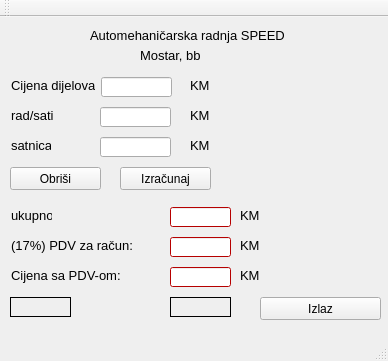
<?xml version="1.0" encoding="UTF-8"?>
<ui version="4.0">
 <class>MainWindow</class>
 <widget class="QMainWindow" name="MainWindow">
  <property name="geometry">
   <rect>
    <x>0</x>
    <y>0</y>
    <width>388</width>
    <height>361</height>
   </rect>
  </property>
  <property name="windowTitle">
   <string>MainWindow</string>
  </property>
  <widget class="QWidget" name="centralWidget">
   <widget class="QLabel" name="label">
    <property name="geometry">
     <rect>
      <x>11</x>
      <y>60</y>
      <width>84</width>
      <height>16</height>
     </rect>
    </property>
    <property name="font">
     <font>
      <pointsize>10</pointsize>
     </font>
    </property>
    <property name="text">
     <string>Cijena dijelova</string>
    </property>
   </widget>
   <widget class="QLabel" name="label_2">
    <property name="geometry">
     <rect>
      <x>11</x>
      <y>90</y>
      <width>44</width>
      <height>16</height>
     </rect>
    </property>
    <property name="font">
     <font>
      <pointsize>10</pointsize>
     </font>
    </property>
    <property name="text">
     <string>rad/sati</string>
    </property>
   </widget>
   <widget class="QLabel" name="label_3">
    <property name="geometry">
     <rect>
      <x>11</x>
      <y>120</y>
      <width>40</width>
      <height>16</height>
     </rect>
    </property>
    <property name="font">
     <font>
      <pointsize>10</pointsize>
     </font>
    </property>
    <property name="text">
     <string>satnica</string>
    </property>
   </widget>
   <widget class="QLabel" name="label_4">
    <property name="geometry">
     <rect>
      <x>11</x>
      <y>190</y>
      <width>41</width>
      <height>16</height>
     </rect>
    </property>
    <property name="font">
     <font>
      <pointsize>10</pointsize>
     </font>
    </property>
    <property name="text">
     <string>ukupno</string>
    </property>
   </widget>
   <widget class="QLabel" name="label_5">
    <property name="geometry">
     <rect>
      <x>11</x>
      <y>220</y>
      <width>141</width>
      <height>16</height>
     </rect>
    </property>
    <property name="font">
     <font>
      <pointsize>10</pointsize>
     </font>
    </property>
    <property name="text">
     <string>(17%) PDV za račun: </string>
    </property>
   </widget>
   <widget class="QLabel" name="label_6">
    <property name="geometry">
     <rect>
      <x>11</x>
      <y>250</y>
      <width>111</width>
      <height>16</height>
     </rect>
    </property>
    <property name="font">
     <font>
      <pointsize>10</pointsize>
     </font>
    </property>
    <property name="text">
     <string>Cijena sa PDV-om:</string>
    </property>
   </widget>
   <widget class="QLineEdit" name="lineEdit">
    <property name="geometry">
     <rect>
      <x>101</x>
      <y>60</y>
      <width>71</width>
      <height>20</height>
     </rect>
    </property>
   </widget>
   <widget class="QLineEdit" name="lineEdit_2">
    <property name="geometry">
     <rect>
      <x>100</x>
      <y>90</y>
      <width>71</width>
      <height>20</height>
     </rect>
    </property>
   </widget>
   <widget class="QLineEdit" name="lineEdit_3">
    <property name="geometry">
     <rect>
      <x>100</x>
      <y>120</y>
      <width>71</width>
      <height>20</height>
     </rect>
    </property>
   </widget>
   <widget class="QLineEdit" name="lineEdit_4">
    <property name="geometry">
     <rect>
      <x>170</x>
      <y>190</y>
      <width>61</width>
      <height>20</height>
     </rect>
    </property>
    <property name="palette">
     <palette>
      <active>
       <colorrole role="WindowText">
        <brush brushstyle="SolidPattern">
         <color alpha="255">
          <red>0</red>
          <green>0</green>
          <blue>0</blue>
         </color>
        </brush>
       </colorrole>
       <colorrole role="Button">
        <brush brushstyle="SolidPattern">
         <color alpha="255">
          <red>255</red>
          <green>0</green>
          <blue>0</blue>
         </color>
        </brush>
       </colorrole>
       <colorrole role="Light">
        <brush brushstyle="SolidPattern">
         <color alpha="255">
          <red>255</red>
          <green>127</green>
          <blue>127</blue>
         </color>
        </brush>
       </colorrole>
       <colorrole role="Midlight">
        <brush brushstyle="SolidPattern">
         <color alpha="255">
          <red>255</red>
          <green>63</green>
          <blue>63</blue>
         </color>
        </brush>
       </colorrole>
       <colorrole role="Dark">
        <brush brushstyle="SolidPattern">
         <color alpha="255">
          <red>127</red>
          <green>0</green>
          <blue>0</blue>
         </color>
        </brush>
       </colorrole>
       <colorrole role="Mid">
        <brush brushstyle="SolidPattern">
         <color alpha="255">
          <red>170</red>
          <green>0</green>
          <blue>0</blue>
         </color>
        </brush>
       </colorrole>
       <colorrole role="Text">
        <brush brushstyle="SolidPattern">
         <color alpha="255">
          <red>0</red>
          <green>0</green>
          <blue>0</blue>
         </color>
        </brush>
       </colorrole>
       <colorrole role="BrightText">
        <brush brushstyle="SolidPattern">
         <color alpha="255">
          <red>255</red>
          <green>255</green>
          <blue>255</blue>
         </color>
        </brush>
       </colorrole>
       <colorrole role="ButtonText">
        <brush brushstyle="SolidPattern">
         <color alpha="255">
          <red>0</red>
          <green>0</green>
          <blue>0</blue>
         </color>
        </brush>
       </colorrole>
       <colorrole role="Base">
        <brush brushstyle="SolidPattern">
         <color alpha="255">
          <red>255</red>
          <green>255</green>
          <blue>255</blue>
         </color>
        </brush>
       </colorrole>
       <colorrole role="Window">
        <brush brushstyle="SolidPattern">
         <color alpha="255">
          <red>255</red>
          <green>0</green>
          <blue>0</blue>
         </color>
        </brush>
       </colorrole>
       <colorrole role="Shadow">
        <brush brushstyle="SolidPattern">
         <color alpha="255">
          <red>0</red>
          <green>0</green>
          <blue>0</blue>
         </color>
        </brush>
       </colorrole>
       <colorrole role="AlternateBase">
        <brush brushstyle="SolidPattern">
         <color alpha="255">
          <red>255</red>
          <green>127</green>
          <blue>127</blue>
         </color>
        </brush>
       </colorrole>
       <colorrole role="ToolTipBase">
        <brush brushstyle="SolidPattern">
         <color alpha="255">
          <red>255</red>
          <green>255</green>
          <blue>220</blue>
         </color>
        </brush>
       </colorrole>
       <colorrole role="ToolTipText">
        <brush brushstyle="SolidPattern">
         <color alpha="255">
          <red>0</red>
          <green>0</green>
          <blue>0</blue>
         </color>
        </brush>
       </colorrole>
      </active>
      <inactive>
       <colorrole role="WindowText">
        <brush brushstyle="SolidPattern">
         <color alpha="255">
          <red>0</red>
          <green>0</green>
          <blue>0</blue>
         </color>
        </brush>
       </colorrole>
       <colorrole role="Button">
        <brush brushstyle="SolidPattern">
         <color alpha="255">
          <red>255</red>
          <green>0</green>
          <blue>0</blue>
         </color>
        </brush>
       </colorrole>
       <colorrole role="Light">
        <brush brushstyle="SolidPattern">
         <color alpha="255">
          <red>255</red>
          <green>127</green>
          <blue>127</blue>
         </color>
        </brush>
       </colorrole>
       <colorrole role="Midlight">
        <brush brushstyle="SolidPattern">
         <color alpha="255">
          <red>255</red>
          <green>63</green>
          <blue>63</blue>
         </color>
        </brush>
       </colorrole>
       <colorrole role="Dark">
        <brush brushstyle="SolidPattern">
         <color alpha="255">
          <red>127</red>
          <green>0</green>
          <blue>0</blue>
         </color>
        </brush>
       </colorrole>
       <colorrole role="Mid">
        <brush brushstyle="SolidPattern">
         <color alpha="255">
          <red>170</red>
          <green>0</green>
          <blue>0</blue>
         </color>
        </brush>
       </colorrole>
       <colorrole role="Text">
        <brush brushstyle="SolidPattern">
         <color alpha="255">
          <red>0</red>
          <green>0</green>
          <blue>0</blue>
         </color>
        </brush>
       </colorrole>
       <colorrole role="BrightText">
        <brush brushstyle="SolidPattern">
         <color alpha="255">
          <red>255</red>
          <green>255</green>
          <blue>255</blue>
         </color>
        </brush>
       </colorrole>
       <colorrole role="ButtonText">
        <brush brushstyle="SolidPattern">
         <color alpha="255">
          <red>0</red>
          <green>0</green>
          <blue>0</blue>
         </color>
        </brush>
       </colorrole>
       <colorrole role="Base">
        <brush brushstyle="SolidPattern">
         <color alpha="255">
          <red>255</red>
          <green>255</green>
          <blue>255</blue>
         </color>
        </brush>
       </colorrole>
       <colorrole role="Window">
        <brush brushstyle="SolidPattern">
         <color alpha="255">
          <red>255</red>
          <green>0</green>
          <blue>0</blue>
         </color>
        </brush>
       </colorrole>
       <colorrole role="Shadow">
        <brush brushstyle="SolidPattern">
         <color alpha="255">
          <red>0</red>
          <green>0</green>
          <blue>0</blue>
         </color>
        </brush>
       </colorrole>
       <colorrole role="AlternateBase">
        <brush brushstyle="SolidPattern">
         <color alpha="255">
          <red>255</red>
          <green>127</green>
          <blue>127</blue>
         </color>
        </brush>
       </colorrole>
       <colorrole role="ToolTipBase">
        <brush brushstyle="SolidPattern">
         <color alpha="255">
          <red>255</red>
          <green>255</green>
          <blue>220</blue>
         </color>
        </brush>
       </colorrole>
       <colorrole role="ToolTipText">
        <brush brushstyle="SolidPattern">
         <color alpha="255">
          <red>0</red>
          <green>0</green>
          <blue>0</blue>
         </color>
        </brush>
       </colorrole>
      </inactive>
      <disabled>
       <colorrole role="WindowText">
        <brush brushstyle="SolidPattern">
         <color alpha="255">
          <red>127</red>
          <green>0</green>
          <blue>0</blue>
         </color>
        </brush>
       </colorrole>
       <colorrole role="Button">
        <brush brushstyle="SolidPattern">
         <color alpha="255">
          <red>255</red>
          <green>0</green>
          <blue>0</blue>
         </color>
        </brush>
       </colorrole>
       <colorrole role="Light">
        <brush brushstyle="SolidPattern">
         <color alpha="255">
          <red>255</red>
          <green>127</green>
          <blue>127</blue>
         </color>
        </brush>
       </colorrole>
       <colorrole role="Midlight">
        <brush brushstyle="SolidPattern">
         <color alpha="255">
          <red>255</red>
          <green>63</green>
          <blue>63</blue>
         </color>
        </brush>
       </colorrole>
       <colorrole role="Dark">
        <brush brushstyle="SolidPattern">
         <color alpha="255">
          <red>127</red>
          <green>0</green>
          <blue>0</blue>
         </color>
        </brush>
       </colorrole>
       <colorrole role="Mid">
        <brush brushstyle="SolidPattern">
         <color alpha="255">
          <red>170</red>
          <green>0</green>
          <blue>0</blue>
         </color>
        </brush>
       </colorrole>
       <colorrole role="Text">
        <brush brushstyle="SolidPattern">
         <color alpha="255">
          <red>127</red>
          <green>0</green>
          <blue>0</blue>
         </color>
        </brush>
       </colorrole>
       <colorrole role="BrightText">
        <brush brushstyle="SolidPattern">
         <color alpha="255">
          <red>255</red>
          <green>255</green>
          <blue>255</blue>
         </color>
        </brush>
       </colorrole>
       <colorrole role="ButtonText">
        <brush brushstyle="SolidPattern">
         <color alpha="255">
          <red>127</red>
          <green>0</green>
          <blue>0</blue>
         </color>
        </brush>
       </colorrole>
       <colorrole role="Base">
        <brush brushstyle="SolidPattern">
         <color alpha="255">
          <red>255</red>
          <green>0</green>
          <blue>0</blue>
         </color>
        </brush>
       </colorrole>
       <colorrole role="Window">
        <brush brushstyle="SolidPattern">
         <color alpha="255">
          <red>255</red>
          <green>0</green>
          <blue>0</blue>
         </color>
        </brush>
       </colorrole>
       <colorrole role="Shadow">
        <brush brushstyle="SolidPattern">
         <color alpha="255">
          <red>0</red>
          <green>0</green>
          <blue>0</blue>
         </color>
        </brush>
       </colorrole>
       <colorrole role="AlternateBase">
        <brush brushstyle="SolidPattern">
         <color alpha="255">
          <red>255</red>
          <green>0</green>
          <blue>0</blue>
         </color>
        </brush>
       </colorrole>
       <colorrole role="ToolTipBase">
        <brush brushstyle="SolidPattern">
         <color alpha="255">
          <red>255</red>
          <green>255</green>
          <blue>220</blue>
         </color>
        </brush>
       </colorrole>
       <colorrole role="ToolTipText">
        <brush brushstyle="SolidPattern">
         <color alpha="255">
          <red>0</red>
          <green>0</green>
          <blue>0</blue>
         </color>
        </brush>
       </colorrole>
      </disabled>
     </palette>
    </property>
    <property name="font">
     <font>
      <family>Palatino Linotype</family>
      <pointsize>10</pointsize>
      <italic>true</italic>
      <strikeout>false</strikeout>
     </font>
    </property>
   </widget>
   <widget class="QLineEdit" name="lineEdit_5">
    <property name="geometry">
     <rect>
      <x>170</x>
      <y>220</y>
      <width>61</width>
      <height>20</height>
     </rect>
    </property>
    <property name="palette">
     <palette>
      <active>
       <colorrole role="WindowText">
        <brush brushstyle="SolidPattern">
         <color alpha="255">
          <red>0</red>
          <green>0</green>
          <blue>0</blue>
         </color>
        </brush>
       </colorrole>
       <colorrole role="Button">
        <brush brushstyle="SolidPattern">
         <color alpha="255">
          <red>255</red>
          <green>0</green>
          <blue>0</blue>
         </color>
        </brush>
       </colorrole>
       <colorrole role="Light">
        <brush brushstyle="SolidPattern">
         <color alpha="255">
          <red>255</red>
          <green>127</green>
          <blue>127</blue>
         </color>
        </brush>
       </colorrole>
       <colorrole role="Midlight">
        <brush brushstyle="SolidPattern">
         <color alpha="255">
          <red>255</red>
          <green>63</green>
          <blue>63</blue>
         </color>
        </brush>
       </colorrole>
       <colorrole role="Dark">
        <brush brushstyle="SolidPattern">
         <color alpha="255">
          <red>127</red>
          <green>0</green>
          <blue>0</blue>
         </color>
        </brush>
       </colorrole>
       <colorrole role="Mid">
        <brush brushstyle="SolidPattern">
         <color alpha="255">
          <red>170</red>
          <green>0</green>
          <blue>0</blue>
         </color>
        </brush>
       </colorrole>
       <colorrole role="Text">
        <brush brushstyle="SolidPattern">
         <color alpha="255">
          <red>0</red>
          <green>0</green>
          <blue>0</blue>
         </color>
        </brush>
       </colorrole>
       <colorrole role="BrightText">
        <brush brushstyle="SolidPattern">
         <color alpha="255">
          <red>255</red>
          <green>255</green>
          <blue>255</blue>
         </color>
        </brush>
       </colorrole>
       <colorrole role="ButtonText">
        <brush brushstyle="SolidPattern">
         <color alpha="255">
          <red>0</red>
          <green>0</green>
          <blue>0</blue>
         </color>
        </brush>
       </colorrole>
       <colorrole role="Base">
        <brush brushstyle="SolidPattern">
         <color alpha="255">
          <red>255</red>
          <green>255</green>
          <blue>255</blue>
         </color>
        </brush>
       </colorrole>
       <colorrole role="Window">
        <brush brushstyle="SolidPattern">
         <color alpha="255">
          <red>255</red>
          <green>0</green>
          <blue>0</blue>
         </color>
        </brush>
       </colorrole>
       <colorrole role="Shadow">
        <brush brushstyle="SolidPattern">
         <color alpha="255">
          <red>0</red>
          <green>0</green>
          <blue>0</blue>
         </color>
        </brush>
       </colorrole>
       <colorrole role="AlternateBase">
        <brush brushstyle="SolidPattern">
         <color alpha="255">
          <red>255</red>
          <green>127</green>
          <blue>127</blue>
         </color>
        </brush>
       </colorrole>
       <colorrole role="ToolTipBase">
        <brush brushstyle="SolidPattern">
         <color alpha="255">
          <red>255</red>
          <green>255</green>
          <blue>220</blue>
         </color>
        </brush>
       </colorrole>
       <colorrole role="ToolTipText">
        <brush brushstyle="SolidPattern">
         <color alpha="255">
          <red>0</red>
          <green>0</green>
          <blue>0</blue>
         </color>
        </brush>
       </colorrole>
      </active>
      <inactive>
       <colorrole role="WindowText">
        <brush brushstyle="SolidPattern">
         <color alpha="255">
          <red>0</red>
          <green>0</green>
          <blue>0</blue>
         </color>
        </brush>
       </colorrole>
       <colorrole role="Button">
        <brush brushstyle="SolidPattern">
         <color alpha="255">
          <red>255</red>
          <green>0</green>
          <blue>0</blue>
         </color>
        </brush>
       </colorrole>
       <colorrole role="Light">
        <brush brushstyle="SolidPattern">
         <color alpha="255">
          <red>255</red>
          <green>127</green>
          <blue>127</blue>
         </color>
        </brush>
       </colorrole>
       <colorrole role="Midlight">
        <brush brushstyle="SolidPattern">
         <color alpha="255">
          <red>255</red>
          <green>63</green>
          <blue>63</blue>
         </color>
        </brush>
       </colorrole>
       <colorrole role="Dark">
        <brush brushstyle="SolidPattern">
         <color alpha="255">
          <red>127</red>
          <green>0</green>
          <blue>0</blue>
         </color>
        </brush>
       </colorrole>
       <colorrole role="Mid">
        <brush brushstyle="SolidPattern">
         <color alpha="255">
          <red>170</red>
          <green>0</green>
          <blue>0</blue>
         </color>
        </brush>
       </colorrole>
       <colorrole role="Text">
        <brush brushstyle="SolidPattern">
         <color alpha="255">
          <red>0</red>
          <green>0</green>
          <blue>0</blue>
         </color>
        </brush>
       </colorrole>
       <colorrole role="BrightText">
        <brush brushstyle="SolidPattern">
         <color alpha="255">
          <red>255</red>
          <green>255</green>
          <blue>255</blue>
         </color>
        </brush>
       </colorrole>
       <colorrole role="ButtonText">
        <brush brushstyle="SolidPattern">
         <color alpha="255">
          <red>0</red>
          <green>0</green>
          <blue>0</blue>
         </color>
        </brush>
       </colorrole>
       <colorrole role="Base">
        <brush brushstyle="SolidPattern">
         <color alpha="255">
          <red>255</red>
          <green>255</green>
          <blue>255</blue>
         </color>
        </brush>
       </colorrole>
       <colorrole role="Window">
        <brush brushstyle="SolidPattern">
         <color alpha="255">
          <red>255</red>
          <green>0</green>
          <blue>0</blue>
         </color>
        </brush>
       </colorrole>
       <colorrole role="Shadow">
        <brush brushstyle="SolidPattern">
         <color alpha="255">
          <red>0</red>
          <green>0</green>
          <blue>0</blue>
         </color>
        </brush>
       </colorrole>
       <colorrole role="AlternateBase">
        <brush brushstyle="SolidPattern">
         <color alpha="255">
          <red>255</red>
          <green>127</green>
          <blue>127</blue>
         </color>
        </brush>
       </colorrole>
       <colorrole role="ToolTipBase">
        <brush brushstyle="SolidPattern">
         <color alpha="255">
          <red>255</red>
          <green>255</green>
          <blue>220</blue>
         </color>
        </brush>
       </colorrole>
       <colorrole role="ToolTipText">
        <brush brushstyle="SolidPattern">
         <color alpha="255">
          <red>0</red>
          <green>0</green>
          <blue>0</blue>
         </color>
        </brush>
       </colorrole>
      </inactive>
      <disabled>
       <colorrole role="WindowText">
        <brush brushstyle="SolidPattern">
         <color alpha="255">
          <red>127</red>
          <green>0</green>
          <blue>0</blue>
         </color>
        </brush>
       </colorrole>
       <colorrole role="Button">
        <brush brushstyle="SolidPattern">
         <color alpha="255">
          <red>255</red>
          <green>0</green>
          <blue>0</blue>
         </color>
        </brush>
       </colorrole>
       <colorrole role="Light">
        <brush brushstyle="SolidPattern">
         <color alpha="255">
          <red>255</red>
          <green>127</green>
          <blue>127</blue>
         </color>
        </brush>
       </colorrole>
       <colorrole role="Midlight">
        <brush brushstyle="SolidPattern">
         <color alpha="255">
          <red>255</red>
          <green>63</green>
          <blue>63</blue>
         </color>
        </brush>
       </colorrole>
       <colorrole role="Dark">
        <brush brushstyle="SolidPattern">
         <color alpha="255">
          <red>127</red>
          <green>0</green>
          <blue>0</blue>
         </color>
        </brush>
       </colorrole>
       <colorrole role="Mid">
        <brush brushstyle="SolidPattern">
         <color alpha="255">
          <red>170</red>
          <green>0</green>
          <blue>0</blue>
         </color>
        </brush>
       </colorrole>
       <colorrole role="Text">
        <brush brushstyle="SolidPattern">
         <color alpha="255">
          <red>127</red>
          <green>0</green>
          <blue>0</blue>
         </color>
        </brush>
       </colorrole>
       <colorrole role="BrightText">
        <brush brushstyle="SolidPattern">
         <color alpha="255">
          <red>255</red>
          <green>255</green>
          <blue>255</blue>
         </color>
        </brush>
       </colorrole>
       <colorrole role="ButtonText">
        <brush brushstyle="SolidPattern">
         <color alpha="255">
          <red>127</red>
          <green>0</green>
          <blue>0</blue>
         </color>
        </brush>
       </colorrole>
       <colorrole role="Base">
        <brush brushstyle="SolidPattern">
         <color alpha="255">
          <red>255</red>
          <green>0</green>
          <blue>0</blue>
         </color>
        </brush>
       </colorrole>
       <colorrole role="Window">
        <brush brushstyle="SolidPattern">
         <color alpha="255">
          <red>255</red>
          <green>0</green>
          <blue>0</blue>
         </color>
        </brush>
       </colorrole>
       <colorrole role="Shadow">
        <brush brushstyle="SolidPattern">
         <color alpha="255">
          <red>0</red>
          <green>0</green>
          <blue>0</blue>
         </color>
        </brush>
       </colorrole>
       <colorrole role="AlternateBase">
        <brush brushstyle="SolidPattern">
         <color alpha="255">
          <red>255</red>
          <green>0</green>
          <blue>0</blue>
         </color>
        </brush>
       </colorrole>
       <colorrole role="ToolTipBase">
        <brush brushstyle="SolidPattern">
         <color alpha="255">
          <red>255</red>
          <green>255</green>
          <blue>220</blue>
         </color>
        </brush>
       </colorrole>
       <colorrole role="ToolTipText">
        <brush brushstyle="SolidPattern">
         <color alpha="255">
          <red>0</red>
          <green>0</green>
          <blue>0</blue>
         </color>
        </brush>
       </colorrole>
      </disabled>
     </palette>
    </property>
    <property name="font">
     <font>
      <family>Palatino Linotype</family>
      <pointsize>10</pointsize>
      <weight>50</weight>
      <italic>true</italic>
      <bold>false</bold>
      <underline>true</underline>
     </font>
    </property>
   </widget>
   <widget class="QLineEdit" name="lineEdit_6">
    <property name="geometry">
     <rect>
      <x>170</x>
      <y>250</y>
      <width>61</width>
      <height>20</height>
     </rect>
    </property>
    <property name="palette">
     <palette>
      <active>
       <colorrole role="WindowText">
        <brush brushstyle="SolidPattern">
         <color alpha="255">
          <red>0</red>
          <green>0</green>
          <blue>0</blue>
         </color>
        </brush>
       </colorrole>
       <colorrole role="Button">
        <brush brushstyle="SolidPattern">
         <color alpha="255">
          <red>255</red>
          <green>0</green>
          <blue>0</blue>
         </color>
        </brush>
       </colorrole>
       <colorrole role="Light">
        <brush brushstyle="SolidPattern">
         <color alpha="255">
          <red>255</red>
          <green>127</green>
          <blue>127</blue>
         </color>
        </brush>
       </colorrole>
       <colorrole role="Midlight">
        <brush brushstyle="SolidPattern">
         <color alpha="255">
          <red>255</red>
          <green>63</green>
          <blue>63</blue>
         </color>
        </brush>
       </colorrole>
       <colorrole role="Dark">
        <brush brushstyle="SolidPattern">
         <color alpha="255">
          <red>127</red>
          <green>0</green>
          <blue>0</blue>
         </color>
        </brush>
       </colorrole>
       <colorrole role="Mid">
        <brush brushstyle="SolidPattern">
         <color alpha="255">
          <red>170</red>
          <green>0</green>
          <blue>0</blue>
         </color>
        </brush>
       </colorrole>
       <colorrole role="Text">
        <brush brushstyle="SolidPattern">
         <color alpha="255">
          <red>0</red>
          <green>0</green>
          <blue>0</blue>
         </color>
        </brush>
       </colorrole>
       <colorrole role="BrightText">
        <brush brushstyle="SolidPattern">
         <color alpha="255">
          <red>255</red>
          <green>255</green>
          <blue>255</blue>
         </color>
        </brush>
       </colorrole>
       <colorrole role="ButtonText">
        <brush brushstyle="SolidPattern">
         <color alpha="255">
          <red>0</red>
          <green>0</green>
          <blue>0</blue>
         </color>
        </brush>
       </colorrole>
       <colorrole role="Base">
        <brush brushstyle="SolidPattern">
         <color alpha="255">
          <red>255</red>
          <green>255</green>
          <blue>255</blue>
         </color>
        </brush>
       </colorrole>
       <colorrole role="Window">
        <brush brushstyle="SolidPattern">
         <color alpha="255">
          <red>255</red>
          <green>0</green>
          <blue>0</blue>
         </color>
        </brush>
       </colorrole>
       <colorrole role="Shadow">
        <brush brushstyle="SolidPattern">
         <color alpha="255">
          <red>0</red>
          <green>0</green>
          <blue>0</blue>
         </color>
        </brush>
       </colorrole>
       <colorrole role="AlternateBase">
        <brush brushstyle="SolidPattern">
         <color alpha="255">
          <red>255</red>
          <green>127</green>
          <blue>127</blue>
         </color>
        </brush>
       </colorrole>
       <colorrole role="ToolTipBase">
        <brush brushstyle="SolidPattern">
         <color alpha="255">
          <red>255</red>
          <green>255</green>
          <blue>220</blue>
         </color>
        </brush>
       </colorrole>
       <colorrole role="ToolTipText">
        <brush brushstyle="SolidPattern">
         <color alpha="255">
          <red>0</red>
          <green>0</green>
          <blue>0</blue>
         </color>
        </brush>
       </colorrole>
      </active>
      <inactive>
       <colorrole role="WindowText">
        <brush brushstyle="SolidPattern">
         <color alpha="255">
          <red>0</red>
          <green>0</green>
          <blue>0</blue>
         </color>
        </brush>
       </colorrole>
       <colorrole role="Button">
        <brush brushstyle="SolidPattern">
         <color alpha="255">
          <red>255</red>
          <green>0</green>
          <blue>0</blue>
         </color>
        </brush>
       </colorrole>
       <colorrole role="Light">
        <brush brushstyle="SolidPattern">
         <color alpha="255">
          <red>255</red>
          <green>127</green>
          <blue>127</blue>
         </color>
        </brush>
       </colorrole>
       <colorrole role="Midlight">
        <brush brushstyle="SolidPattern">
         <color alpha="255">
          <red>255</red>
          <green>63</green>
          <blue>63</blue>
         </color>
        </brush>
       </colorrole>
       <colorrole role="Dark">
        <brush brushstyle="SolidPattern">
         <color alpha="255">
          <red>127</red>
          <green>0</green>
          <blue>0</blue>
         </color>
        </brush>
       </colorrole>
       <colorrole role="Mid">
        <brush brushstyle="SolidPattern">
         <color alpha="255">
          <red>170</red>
          <green>0</green>
          <blue>0</blue>
         </color>
        </brush>
       </colorrole>
       <colorrole role="Text">
        <brush brushstyle="SolidPattern">
         <color alpha="255">
          <red>0</red>
          <green>0</green>
          <blue>0</blue>
         </color>
        </brush>
       </colorrole>
       <colorrole role="BrightText">
        <brush brushstyle="SolidPattern">
         <color alpha="255">
          <red>255</red>
          <green>255</green>
          <blue>255</blue>
         </color>
        </brush>
       </colorrole>
       <colorrole role="ButtonText">
        <brush brushstyle="SolidPattern">
         <color alpha="255">
          <red>0</red>
          <green>0</green>
          <blue>0</blue>
         </color>
        </brush>
       </colorrole>
       <colorrole role="Base">
        <brush brushstyle="SolidPattern">
         <color alpha="255">
          <red>255</red>
          <green>255</green>
          <blue>255</blue>
         </color>
        </brush>
       </colorrole>
       <colorrole role="Window">
        <brush brushstyle="SolidPattern">
         <color alpha="255">
          <red>255</red>
          <green>0</green>
          <blue>0</blue>
         </color>
        </brush>
       </colorrole>
       <colorrole role="Shadow">
        <brush brushstyle="SolidPattern">
         <color alpha="255">
          <red>0</red>
          <green>0</green>
          <blue>0</blue>
         </color>
        </brush>
       </colorrole>
       <colorrole role="AlternateBase">
        <brush brushstyle="SolidPattern">
         <color alpha="255">
          <red>255</red>
          <green>127</green>
          <blue>127</blue>
         </color>
        </brush>
       </colorrole>
       <colorrole role="ToolTipBase">
        <brush brushstyle="SolidPattern">
         <color alpha="255">
          <red>255</red>
          <green>255</green>
          <blue>220</blue>
         </color>
        </brush>
       </colorrole>
       <colorrole role="ToolTipText">
        <brush brushstyle="SolidPattern">
         <color alpha="255">
          <red>0</red>
          <green>0</green>
          <blue>0</blue>
         </color>
        </brush>
       </colorrole>
      </inactive>
      <disabled>
       <colorrole role="WindowText">
        <brush brushstyle="SolidPattern">
         <color alpha="255">
          <red>127</red>
          <green>0</green>
          <blue>0</blue>
         </color>
        </brush>
       </colorrole>
       <colorrole role="Button">
        <brush brushstyle="SolidPattern">
         <color alpha="255">
          <red>255</red>
          <green>0</green>
          <blue>0</blue>
         </color>
        </brush>
       </colorrole>
       <colorrole role="Light">
        <brush brushstyle="SolidPattern">
         <color alpha="255">
          <red>255</red>
          <green>127</green>
          <blue>127</blue>
         </color>
        </brush>
       </colorrole>
       <colorrole role="Midlight">
        <brush brushstyle="SolidPattern">
         <color alpha="255">
          <red>255</red>
          <green>63</green>
          <blue>63</blue>
         </color>
        </brush>
       </colorrole>
       <colorrole role="Dark">
        <brush brushstyle="SolidPattern">
         <color alpha="255">
          <red>127</red>
          <green>0</green>
          <blue>0</blue>
         </color>
        </brush>
       </colorrole>
       <colorrole role="Mid">
        <brush brushstyle="SolidPattern">
         <color alpha="255">
          <red>170</red>
          <green>0</green>
          <blue>0</blue>
         </color>
        </brush>
       </colorrole>
       <colorrole role="Text">
        <brush brushstyle="SolidPattern">
         <color alpha="255">
          <red>127</red>
          <green>0</green>
          <blue>0</blue>
         </color>
        </brush>
       </colorrole>
       <colorrole role="BrightText">
        <brush brushstyle="SolidPattern">
         <color alpha="255">
          <red>255</red>
          <green>255</green>
          <blue>255</blue>
         </color>
        </brush>
       </colorrole>
       <colorrole role="ButtonText">
        <brush brushstyle="SolidPattern">
         <color alpha="255">
          <red>127</red>
          <green>0</green>
          <blue>0</blue>
         </color>
        </brush>
       </colorrole>
       <colorrole role="Base">
        <brush brushstyle="SolidPattern">
         <color alpha="255">
          <red>255</red>
          <green>0</green>
          <blue>0</blue>
         </color>
        </brush>
       </colorrole>
       <colorrole role="Window">
        <brush brushstyle="SolidPattern">
         <color alpha="255">
          <red>255</red>
          <green>0</green>
          <blue>0</blue>
         </color>
        </brush>
       </colorrole>
       <colorrole role="Shadow">
        <brush brushstyle="SolidPattern">
         <color alpha="255">
          <red>0</red>
          <green>0</green>
          <blue>0</blue>
         </color>
        </brush>
       </colorrole>
       <colorrole role="AlternateBase">
        <brush brushstyle="SolidPattern">
         <color alpha="255">
          <red>255</red>
          <green>0</green>
          <blue>0</blue>
         </color>
        </brush>
       </colorrole>
       <colorrole role="ToolTipBase">
        <brush brushstyle="SolidPattern">
         <color alpha="255">
          <red>255</red>
          <green>255</green>
          <blue>220</blue>
         </color>
        </brush>
       </colorrole>
       <colorrole role="ToolTipText">
        <brush brushstyle="SolidPattern">
         <color alpha="255">
          <red>0</red>
          <green>0</green>
          <blue>0</blue>
         </color>
        </brush>
       </colorrole>
      </disabled>
     </palette>
    </property>
    <property name="font">
     <font>
      <pointsize>10</pointsize>
      <weight>75</weight>
      <bold>true</bold>
     </font>
    </property>
    <property name="autoFillBackground">
     <bool>false</bool>
    </property>
   </widget>
   <widget class="QPushButton" name="pushButton">
    <property name="geometry">
     <rect>
      <x>120</x>
      <y>150</y>
      <width>91</width>
      <height>23</height>
     </rect>
    </property>
    <property name="text">
     <string>Izračunaj</string>
    </property>
   </widget>
   <widget class="QLabel" name="label_7">
    <property name="geometry">
     <rect>
      <x>190</x>
      <y>60</y>
      <width>21</width>
      <height>16</height>
     </rect>
    </property>
    <property name="font">
     <font>
      <pointsize>10</pointsize>
     </font>
    </property>
    <property name="text">
     <string>KM</string>
    </property>
   </widget>
   <widget class="QLabel" name="label_8">
    <property name="geometry">
     <rect>
      <x>190</x>
      <y>90</y>
      <width>21</width>
      <height>16</height>
     </rect>
    </property>
    <property name="font">
     <font>
      <pointsize>10</pointsize>
     </font>
    </property>
    <property name="text">
     <string>KM</string>
    </property>
   </widget>
   <widget class="QLabel" name="label_9">
    <property name="geometry">
     <rect>
      <x>190</x>
      <y>120</y>
      <width>21</width>
      <height>16</height>
     </rect>
    </property>
    <property name="font">
     <font>
      <pointsize>10</pointsize>
     </font>
    </property>
    <property name="text">
     <string>KM</string>
    </property>
   </widget>
   <widget class="QLabel" name="label_10">
    <property name="geometry">
     <rect>
      <x>240</x>
      <y>190</y>
      <width>21</width>
      <height>16</height>
     </rect>
    </property>
    <property name="font">
     <font>
      <pointsize>10</pointsize>
     </font>
    </property>
    <property name="text">
     <string>KM</string>
    </property>
   </widget>
   <widget class="QLabel" name="label_11">
    <property name="geometry">
     <rect>
      <x>240</x>
      <y>220</y>
      <width>21</width>
      <height>16</height>
     </rect>
    </property>
    <property name="font">
     <font>
      <pointsize>10</pointsize>
     </font>
    </property>
    <property name="text">
     <string>KM</string>
    </property>
   </widget>
   <widget class="QLabel" name="label_12">
    <property name="geometry">
     <rect>
      <x>240</x>
      <y>250</y>
      <width>21</width>
      <height>16</height>
     </rect>
    </property>
    <property name="font">
     <font>
      <pointsize>10</pointsize>
     </font>
    </property>
    <property name="text">
     <string>KM</string>
    </property>
   </widget>
   <widget class="QLabel" name="label_13">
    <property name="geometry">
     <rect>
      <x>220</x>
      <y>50</y>
      <width>141</width>
      <height>121</height>
     </rect>
    </property>
    <property name="text">
     <string/>
    </property>
   </widget>
   <widget class="QLabel" name="label_14">
    <property name="geometry">
     <rect>
      <x>90</x>
      <y>10</y>
      <width>201</width>
      <height>16</height>
     </rect>
    </property>
    <property name="font">
     <font>
      <pointsize>10</pointsize>
     </font>
    </property>
    <property name="text">
     <string>Automehaničarska radnja SPEED</string>
    </property>
   </widget>
   <widget class="QLabel" name="label_15">
    <property name="geometry">
     <rect>
      <x>140</x>
      <y>30</y>
      <width>81</width>
      <height>16</height>
     </rect>
    </property>
    <property name="font">
     <font>
      <pointsize>10</pointsize>
     </font>
    </property>
    <property name="text">
     <string>Mostar, bb</string>
    </property>
   </widget>
   <widget class="QPushButton" name="pushButton_2">
    <property name="geometry">
     <rect>
      <x>10</x>
      <y>150</y>
      <width>91</width>
      <height>23</height>
     </rect>
    </property>
    <property name="text">
     <string>Obriši</string>
    </property>
   </widget>
   <widget class="QLabel" name="label_zarada">
    <property name="geometry">
     <rect>
      <x>170</x>
      <y>280</y>
      <width>61</width>
      <height>20</height>
     </rect>
    </property>
    <property name="autoFillBackground">
     <bool>false</bool>
    </property>
    <property name="frameShape">
     <enum>QFrame::Box</enum>
    </property>
    <property name="text">
     <string/>
    </property>
   </widget>
   <widget class="QPushButton" name="pushButton_3">
    <property name="geometry">
     <rect>
      <x>260</x>
      <y>280</y>
      <width>121</width>
      <height>23</height>
     </rect>
    </property>
    <property name="text">
     <string>Izlaz</string>
    </property>
   </widget>
   <widget class="QLabel" name="label_zarada_2">
    <property name="geometry">
     <rect>
      <x>10</x>
      <y>280</y>
      <width>61</width>
      <height>20</height>
     </rect>
    </property>
    <property name="frameShape">
     <enum>QFrame::Box</enum>
    </property>
    <property name="text">
     <string/>
    </property>
   </widget>
  </widget>
  <widget class="QMenuBar" name="menuBar">
   <property name="geometry">
    <rect>
     <x>0</x>
     <y>0</y>
     <width>388</width>
     <height>21</height>
    </rect>
   </property>
  </widget>
  <widget class="QToolBar" name="mainToolBar">
   <attribute name="toolBarArea">
    <enum>TopToolBarArea</enum>
   </attribute>
   <attribute name="toolBarBreak">
    <bool>false</bool>
   </attribute>
  </widget>
  <widget class="QStatusBar" name="statusBar"/>
 </widget>
 <layoutdefault spacing="6" margin="11"/>
 <resources/>
 <connections/>
</ui>
